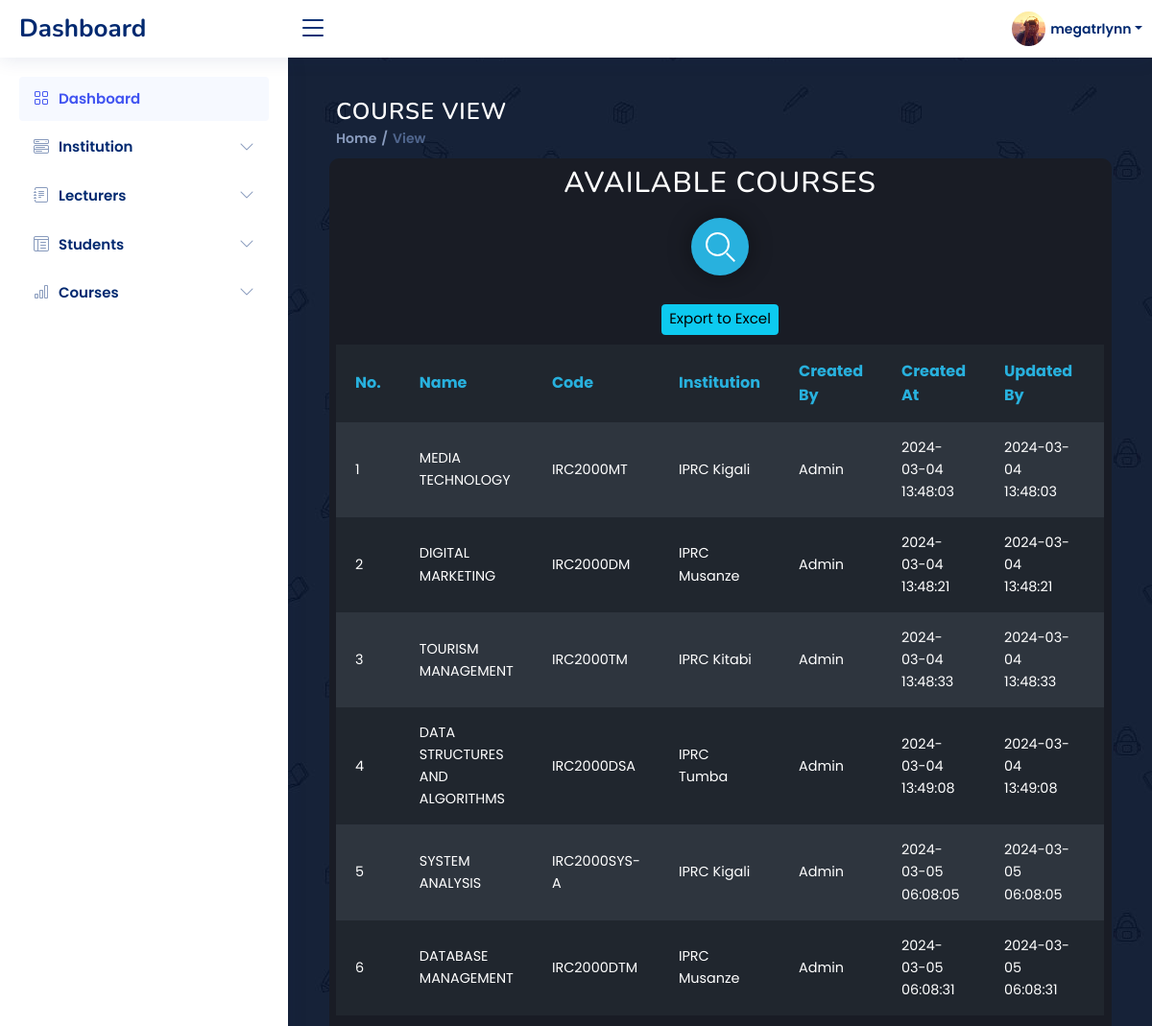
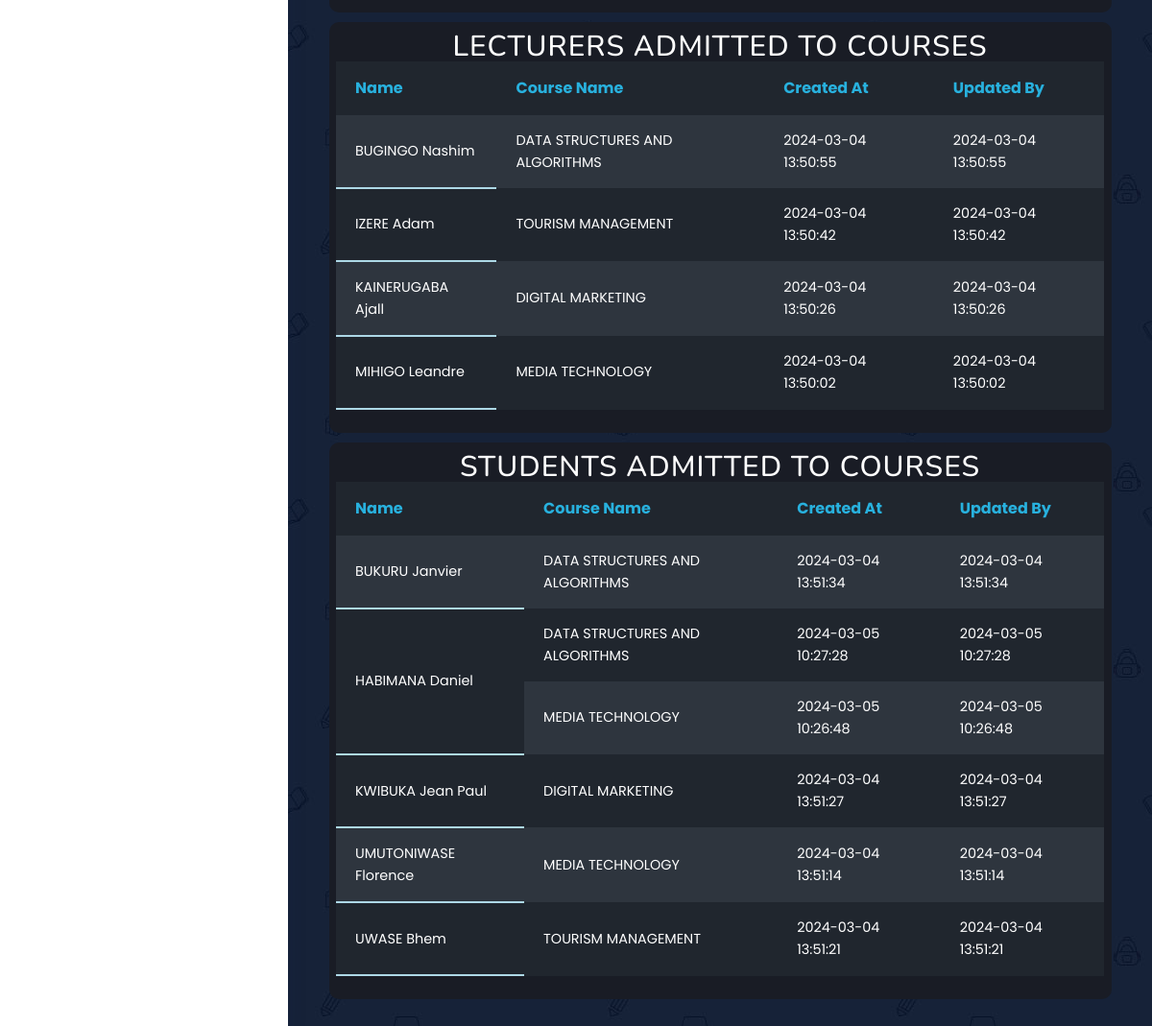
Screenshot of /dashboard/view4.php (signed in) with the database file from the repository (2 pictures, top to bottom).
### tables this page shows
CREATE TABLE `courses` (
  `id` int(11) NOT NULL,
  `institution_id` int(11) DEFAULT NULL,
  `course_name` varchar(255) DEFAULT NULL,
  `course_code` varchar(50) DEFAULT NULL,
  `created_by` varchar(255) DEFAULT NULL,
  `created_at` timestamp NOT NULL DEFAULT current_timestamp(),
  `updated_at` timestamp NOT NULL DEFAULT current_timestamp() ON UPDATE current_timestamp()
);

CREATE TABLE `institution` (
  `id` int(11) NOT NULL,
  `name` varchar(255) DEFAULT NULL,
  `physical_codes` varchar(255) DEFAULT NULL,
  `email` varchar(255) DEFAULT NULL,
  `phone` varchar(20) DEFAULT NULL,
  `created_by` varchar(255) DEFAULT NULL,
  `created_at` timestamp NOT NULL DEFAULT current_timestamp(),
  `updated_at` timestamp NOT NULL DEFAULT current_timestamp() ON UPDATE current_timestamp()
);

CREATE TABLE `lecturer_course` (
  `id` int(11) NOT NULL,
  `course_id` int(11) DEFAULT NULL,
  `lecturer_id` int(11) DEFAULT NULL,
  `created_by` varchar(255) DEFAULT NULL,
  `created_at` timestamp NOT NULL DEFAULT current_timestamp(),
  `updated_at` timestamp NOT NULL DEFAULT current_timestamp() ON UPDATE current_timestamp()
);

CREATE TABLE `lecturers` (
  `id` int(11) NOT NULL,
  `institution_id` int(11) DEFAULT NULL,
  `name` varchar(255) DEFAULT NULL,
  `phone` varchar(20) DEFAULT NULL,
  `email` varchar(255) DEFAULT NULL,
  `users_id` int(11) DEFAULT NULL,
  `role_id` int(11) DEFAULT NULL,
  `created_by` varchar(255) DEFAULT NULL,
  `created_at` timestamp NOT NULL DEFAULT current_timestamp(),
  `updated_at` timestamp NOT NULL DEFAULT current_timestamp() ON UPDATE current_timestamp()
);

CREATE TABLE `student_course` (
  `id` int(11) NOT NULL,
  `course_id` int(11) DEFAULT NULL,
  `student_id` int(11) DEFAULT NULL,
  `created_by` varchar(255) DEFAULT NULL,
  `created_at` timestamp NOT NULL DEFAULT current_timestamp(),
  `updated_at` timestamp NOT NULL DEFAULT current_timestamp() ON UPDATE current_timestamp()
);

CREATE TABLE `students` (
  `id` int(11) NOT NULL,
  `institution_id` int(11) DEFAULT NULL,
  `name` varchar(255) DEFAULT NULL,
  `users_id` int(11) DEFAULT NULL,
  `reg_no` varchar(50) DEFAULT NULL,
  `role_id` int(11) DEFAULT NULL,
  `created_by` varchar(255) DEFAULT NULL,
  `created_at` timestamp NOT NULL DEFAULT current_timestamp(),
  `updated_at` timestamp NOT NULL DEFAULT current_timestamp() ON UPDATE current_timestamp()
);

### dashboard/view4.php (the view, shortened to what this page needs)
<!DOCTYPE html>
<html lang="en">
<head>
  <link href="assets/vendor/bootstrap/css/bootstrap.min.css" rel="stylesheet">
  <link href="assets/vendor/bootstrap-icons/bootstrap-icons.css" rel="stylesheet">
  <link href="assets/vendor/boxicons/css/boxicons.min.css" rel="stylesheet">
  <link href="assets/vendor/quill/quill.snow.css" rel="stylesheet">
  <link href="assets/vendor/quill/quill.bubble.css" rel="stylesheet">
  <link href="assets/vendor/remixicon/remixicon.css" rel="stylesheet">
  <link href="assets/vendor/simple-datatables/style.css" rel="stylesheet">
  <link href="assets/css/style.css" rel="stylesheet">
  <link href="assets/css/style2.css" rel="stylesheet">
</head>
<body>
  <header id="header" class="header fixed-top d-flex align-items-center">
    <div class="d-flex align-items-center justify-content-between">
      <a href="dashboard.php" class="logo d-flex align-items-center">
        <span class="d-none d-lg-block">Dashboard</span>
      </a>
      <i class="bi bi-list toggle-sidebar-btn"></i>
    </div>
    <nav class="header-nav ms-auto">
      <ul class="d-flex align-items-center">
        <li class="nav-item dropdown pe-3">
          <a class="nav-link nav-profile d-flex align-items-center pe-0" href="#" data-bs-toggle="dropdown">
            <img src="assets/img/img1.png" alt="Profile" class="rounded-circle">
            <span class="d-none d-md-block dropdown-toggle ps-2"><?php echo $_SESSION['username']; ?></span>
          </a>
        </li>
      </ul>
    </nav>
  </header>
  <aside id="sidebar" class="sidebar">
    <ul class="sidebar-nav" id="sidebar-nav">
      <li class="nav-item">
        <a class="nav-link " href="dashboard.php">
          <i class="bi bi-grid"></i>
          <span>Dashboard</span>
        </a>
      </li>
      <li class="nav-item">
        <a class="nav-link collapsed" data-bs-target="#components-nav" data-bs-toggle="collapse" href="#">
          <i class="bi bi-menu-button-wide"></i><span>Institution</span><i class="bi bi-chevron-down ms-auto"></i>
        </a>
      </li>
      <li class="nav-item">
        <a class="nav-link collapsed" data-bs-target="#forms-nav" data-bs-toggle="collapse" href="#">
          <i class="bi bi-journal-text"></i><span>Lecturers</span><i class="bi bi-chevron-down ms-auto"></i>
        </a>
      </li>
      <li class="nav-item">
        <a class="nav-link collapsed" data-bs-target="#tables-nav" data-bs-toggle="collapse" href="#">
          <i class="bi bi-layout-text-window-reverse"></i><span>Students</span><i class="bi bi-chevron-down ms-auto"></i>
        </a>
      </li>
      <li class="nav-item">
        <a class="nav-link collapsed" data-bs-target="#charts-nav" data-bs-toggle="collapse" href="#">
          <i class="bi bi-bar-chart"></i><span>Courses</span><i class="bi bi-chevron-down ms-auto"></i>
        </a>
      </li>
    </ul>
  </aside>
  <main id="main" class="main">
    <div class="pagetitle">
      <h1 style="color: white; text-align: left;">Course View</h1>
      <nav>
        <ol class="breadcrumb">
          <li class="breadcrumb-item"><a href="dashboard.php">Home</a></li>
          <li class="breadcrumb-item active">View</li>
        </ol>
      </nav>
    </div>
    <div class="row">
      <div class="col-md-12" id="maincont">
        <h1 style="color: white; margin-top: 5px; margin-bottom: -5px;">Available Courses</h1>
          <div class="table-1" style="overflow: auto; max-width: 100%;">
            <?php
            include 'phpback/dbconn.php';
              $stmt = $pdo->query("SELECT * FROM courses");
              $institutions = $stmt->fetchAll(PDO::FETCH_ASSOC);
              ?>
              <div class="cont">
                <div class="container-1">
                  <div class="search"></div>
                </div>
              </div>
              <table id="data-table" style="table-layout: auto;">
                <tbody>
                  <tr>
                    <th>No.</th>
                    <th>Name</th>
                    <th>Code</th>
                    <th>Institution</th>
                    <th>Created By</th>
                    <th>Created At</th>
                    <th>Updated By</th>
                    <th>Action</th>
                    <center><button class="btn btn-info btn-rounded mt-3 mb-3" style="font-size: 15px; " id="export-btn">Export to Excel</button></center>
                  </tr>
                  <tr>
                  <?php
                  $i = 1;
                  foreach ($institutions as $institution): ?>
                    <td data-th="No."><?php echo $i; ?></td>
                    <td data-th="Name"><?php echo $institution['course_name']; ?></td>
                    <td data-th="Code"><?php echo $institution['course_code']; ?></td>
                    <?php
                      $institution_id = $institution['institution_id'];
                      $stmt_inst = $pdo->prepare("SELECT name FROM institution WHERE id = :institution_id");
                      $stmt_inst->execute(['institution_id' => $institution_id]);
                      $institution_name = $stmt_inst->fetchColumn();
                      ?>
                    <td data-th="Institution"><?php echo $institution_name; ?></td>
                    <td data-th="Created By"><?php echo $institution['created_by']; ?></td>
                    <td data-th="Created At"><?php echo $institution['created_at']; ?></td>
                    <td data-th="Updated At"><?php echo $institution['updated_at']; ?></td>
                    <td data-th="Action">
                    </td>
                  </tr>
                  <?php
                  $i++;
                  endforeach; ?>
                </tbody>
              </table>
            </div>
      </div>
      <div class="col-md-12 mt-3" id="maincont">
        <h1 style="color: white; margin-top: 5px; margin-bottom: -5px;">Lecturers admitted to Courses</h1>
          <div class="table-1" style="overflow: auto; max-width: 100%;">
            <?php
            include 'phpback/dbconn.php';
              ?>
              <table id="data-table" style="table-layout: auto;">
                <tbody>
                    <tr>
                        <th>Name</th>
                        <th>Course Name</th>
                        <th>Created At</th>
                        <th>Updated By</th>
                    </tr>
                    <?php
                    $stmt = $pdo->query("SELECT lecturer_course.id, lecturers.name AS lecturer_name, courses.course_name, lecturer_course.created_at, lecturer_course.updated_at FROM lecturer_course JOIN lecturers ON lecturer_course.lecturer_id = lecturers.id JOIN courses ON lecturer_course.course_id = courses.id ORDER BY lecturers.name, courses.course_name");
                    $courses = $stmt->fetchAll(PDO::FETCH_ASSOC);
                    $prev_lecturer_name = null;
                    foreach ($courses as $course):
                        if ($course['lecturer_name'] != $prev_lecturer_name):
                            $prev_lecturer_name = $course['lecturer_name'];
                            $rowspan = 1;
                            ?>
                            <tr>
                                <td style="border-bottom: 2px solid lightblue;" rowspan="<?php echo $rowspan; ?>" data-th="Name"><?php echo $course['lecturer_name']; ?></td>
                                <td data-th="Course Name"><?php echo $course['course_name']; ?></td>
                                <td data-th="Created At"><?php echo $course['created_at']; ?></td>
                                <td data-th="Updated At"><?php echo $course['updated_at']; ?></td>
                            </tr>
                            <?php
                        endif;
                    endforeach;
                    ?>
                </tbody>
              </table>
            </div>
      </div>
      <div class="col-md-12 mt-3" id="maincont">
        <h1 style="color: white; margin-top: 5px; margin-bottom: -5px;">Students admitted to Courses</h1>
          <div class="table-1" style="overflow: auto; max-width: 100%;">
            <?php
            include 'phpback/dbconn.php';
              ?>
              <table id="data-table" style="table-layout: auto;">
                <tbody>
                    <tr>
                        <th>Name</th>
                        <th>Course Name</th>
                        <th>Created At</th>
                        <th>Updated By</th>
                    </tr>
                    <?php
                    $stmt = $pdo->query("SELECT student_course.id, students.name AS student_name, courses.course_name, student_course.created_at, student_course.updated_at FROM student_course JOIN students ON student_course.student_id = students.id JOIN courses ON student_course.course_id = courses.id ORDER BY students.name, courses.course_name");
                    $courses = $stmt->fetchAll(PDO::FETCH_ASSOC);
                    $prev_student_name = null;
                    $i = 1;
                    foreach ($courses as $course):
                        if ($course['student_name'] != $prev_student_name):
                            $prev_student_name = $course['student_name'];
                            $rowspan = 1;
                            for ($j = $i; $j < count($courses) && $courses[$j]['student_name'] == $prev_student_name; $j++) {
                                $rowspan++;
                            }
                            ?>
                            <tr>
                                <td style="border-bottom: 2px solid lightblue;" rowspan="<?php echo $rowspan; ?>" data-th="Name"><?php echo $course['student_name']; ?></td>
                                <td data-th="Course Name"><?php echo $course['course_name']; ?></td>
                                <td data-th="Created At"><?php echo $course['created_at']; ?></td>
                                <td data-th="Updated At"><?php echo $course['updated_at']; ?></td>
                            </tr>
                            <?php
                              else:
                            ?>
                            <tr>
                                <td data-th="Course Name"><?php echo $course['course_name']; ?></td>
                                <td data-th="Created At"><?php echo $course['created_at']; ?></td>
                                <td data-th="Updated At"><?php echo $course['updated_at']; ?></td>
                            </tr>
                            <?php
                        endif;
                        $i++;
                    endforeach;
                    ?>
                </tbody>
              </table>
            </div>
      </div>
    </div>
  </main>
</body>
</html>

### rows the page displays
courses: course_name "MEDIA TECHNOLOGY", course_code "IRC2000MT", institution.name "IPRC Kigali", created_by "Admin", created_at "2024-03-04 13:48:03", updated_at "2024-03-04 13:48:03"
courses: course_name "DIGITAL MARKETING", course_code "IRC2000DM", institution.name "IPRC Musanze", created_by "Admin", created_at "2024-03-04 13:48:21", updated_at "2024-03-04 13:48:21"
courses: course_name "TOURISM MANAGEMENT", course_code "IRC2000TM", institution.name "IPRC Kitabi", created_by "Admin", created_at "2024-03-04 13:48:33", updated_at "2024-03-04 13:48:33"
courses: course_name "DATA STRUCTURES AND ALGORITHMS", course_code "IRC2000DSA", institution.name "IPRC Tumba", created_by "Admin", created_at "2024-03-04 13:49:08", updated_at "2024-03-04 13:49:08"
courses: course_name "SYSTEM ANALYSIS", course_code "IRC2000SYS-A", institution.name "IPRC Kigali", created_by "Admin", created_at "2024-03-05 06:08:05", updated_at "2024-03-05 06:08:05"
courses: course_name "DATABASE MANAGEMENT", course_code "IRC2000DTM", institution.name "IPRC Musanze", created_by "Admin", created_at "2024-03-05 06:08:31", updated_at "2024-03-05 06:08:31"
lecturer_course: lecturer.name "BUGINGO Nashim", course.course_name "DATA STRUCTURES AND ALGORITHMS", created_at "2024-03-04 13:50:55", updated_at "2024-03-04 13:50:55"
lecturer_course: lecturer.name "IZERE Adam", course.course_name "TOURISM MANAGEMENT", created_at "2024-03-04 13:50:42", updated_at "2024-03-04 13:50:42"
lecturer_course: lecturer.name "KAINERUGABA Ajall", course.course_name "DIGITAL MARKETING", created_at "2024-03-04 13:50:26", updated_at "2024-03-04 13:50:26"
lecturer_course: lecturer.name "MIHIGO Leandre", course.course_name "MEDIA TECHNOLOGY", created_at "2024-03-04 13:50:02", updated_at "2024-03-04 13:50:02"
student_course: student.name "BUKURU Janvier", course.course_name "DATA STRUCTURES AND ALGORITHMS", created_at "2024-03-04 13:51:34", updated_at "2024-03-04 13:51:34"
student_course: student.name "HABIMANA Daniel", course.course_name "DATA STRUCTURES AND ALGORITHMS", created_at "2024-03-05 10:27:28", updated_at "2024-03-05 10:27:28"
student_course: course.course_name "MEDIA TECHNOLOGY", created_at "2024-03-05 10:26:48", updated_at "2024-03-05 10:26:48"
student_course: student.name "KWIBUKA Jean Paul", course.course_name "DIGITAL MARKETING", created_at "2024-03-04 13:51:27", updated_at "2024-03-04 13:51:27"
student_course: student.name "UMUTONIWASE Florence", course.course_name "MEDIA TECHNOLOGY", created_at "2024-03-04 13:51:14", updated_at "2024-03-04 13:51:14"
student_course: student.name "UWASE Bhem", course.course_name "TOURISM MANAGEMENT", created_at "2024-03-04 13:51:21", updated_at "2024-03-04 13:51:21"

### other values shown
$_SESSION['username'] "megatrlynn"
